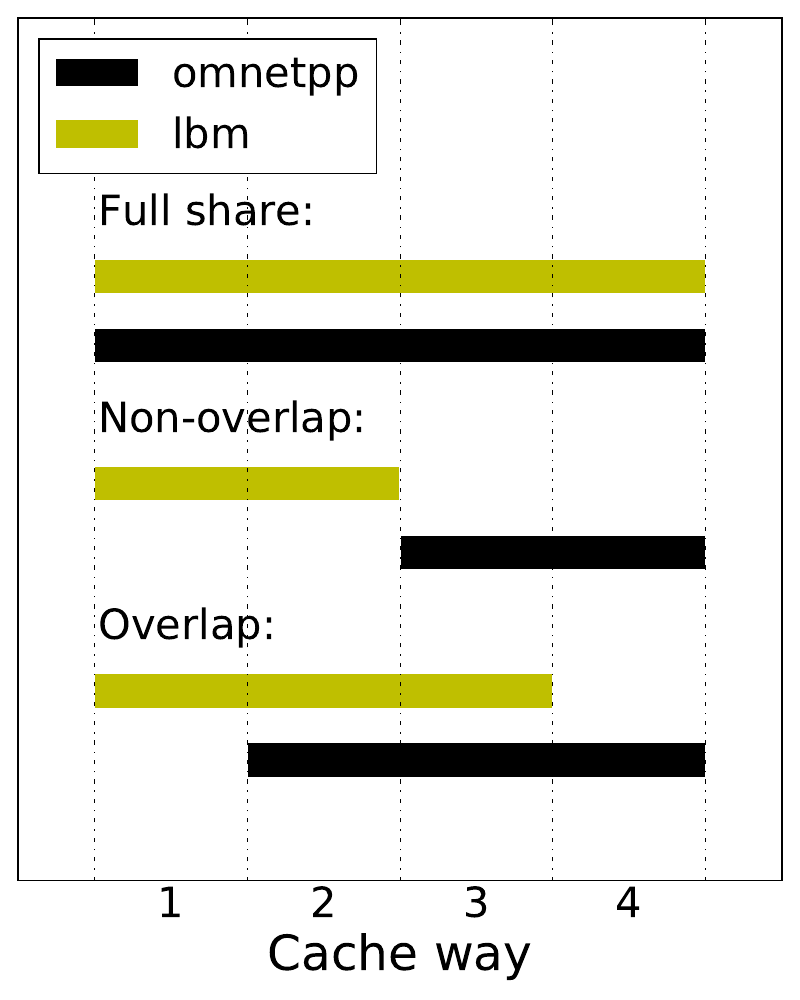

Here is the Python script that generated this plot:
import numpy as np
import matplotlib.pyplot as plt


n_groups = 3

#over = (0.415268,0.967625)
#noover = (0.421380,0.912704)
#full = (0.347465,0.954963)
omnetpp = (0.347465,0.415268,0.421380)
lbm = (0.954963,0.912704,0.967625)

#fig, ax = plt.subplots()
plt.figure(figsize=(8,10))
index = np.arange(n_groups)
bar_width = 0.2

index_2 = (40,80,120,160);
opacity = 0.9
ax = plt.subplot();

ax.broken_barh([(20, 160)], (20, 1), facecolors='K',edgecolor = 'w',label = 'omnetpp')
ax.broken_barh([(20, 160)], (22, 1), facecolors='y',edgecolor = 'w',label = 'lbm')

ax.broken_barh([(100, 80)], (14, 1), facecolors='K',edgecolor = 'w')
ax.broken_barh([(20, 80)], (16, 1), facecolors='y',edgecolor = 'w')

ax.broken_barh([(60, 120)], (8, 1), facecolors='K',edgecolor = 'w')
ax.broken_barh([(20, 120)], (10, 1), facecolors='y',edgecolor = 'w')


ax.set_ylim(5, 30)
ax.set_xlim(0, 200)
#ax.set_xlabel('Scheme',size = 25)
#ax.set_yticks([8.5,10.5,16.5,18.5,24.5,26.5])
#ax.set_yticklabels(['omnetpp', 'lbm','omnetpp','lbm','omnetpp','lbm'])
ax.set_xticks([40,80,120,160]);
ax.set_xticklabels([ '1', '2', '3', '4'],size=30)
plt.xlabel('Cache way',size = 35)
ax.set_yticklabels([])
ax.set_xticks([20,60,100,140,180],minor = True)
ax.tick_params(axis='both',length=0)

ax.grid(axis='x',linestyle='-.',which = 'minor')
#plt.xticks(index_2, ('w1','w2','w3','w4'))
ax.annotate('Full share:', (21, 24),fontsize=30)
ax.annotate('Non-overlap:', (21, 18),fontsize=30)
ax.annotate('Overlap:', (21, 12),fontsize=30)
plt.legend(loc='upper left',fontsize = 30)
plt.tight_layout()
plt.savefig('scheme.pdf')
plt.close
plt.figure(figsize=(8,10))
#plt.subplot();
#rects1 = plt.bar(0.3+index, full, bar_width,
#                 alpha=opacity,
#                 color='blue',
#                 label='full-contention')

#rects2 = plt.bar(0.3+index+bar_width, noover, bar_width,
#                 alpha=0.4,
#                 color='red',
#                 label='non-overlap')

#rects3 = plt.bar(0.3+index+bar_width*2, over, bar_width,
#                 alpha=0.4,
#                 color='yellow',
#                 label='overlap')
p1 = plt.bar(0.3+index*0.5, lbm, bar_width,
            alpha=opacity,
            color='k',
            label='omnetpp',
            edgecolor = 'w')
p2 = plt.bar(0.3+index*0.5, omnetpp, bar_width,bottom=lbm,
            alpha=opacity,
            color='y',
            edgecolor = 'w',
            label='lbm')
plt.axis([0.15,1.65,0.8,1.5])
#plt.xlabel('Illustration of omnetpp and lbm',size = 25)
#plt.ylabel('IPC',size = 25)
plt.yticks(size = 30)
plt.xticks(0.3+index*0.5 + bar_width*0.5, ('Full share', 'Non-overlap','Overlap'),size = 26)
#plt.legend()
plt.legend(loc='upper left',fontsize = 30)

plt.tight_layout()
#plt.savefig('illus.pdf')
plt.savefig('throughput.pdf')

#plt.show()
